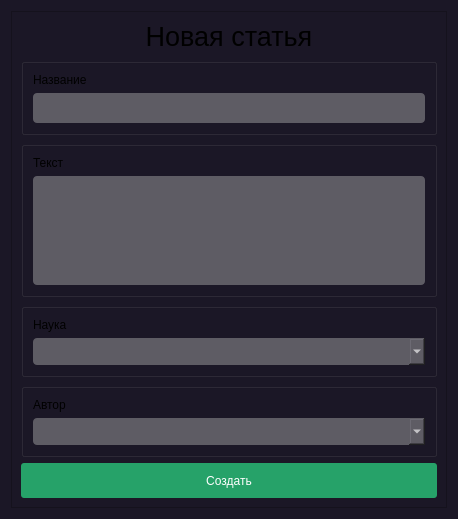
<?xml version="1.0" encoding="UTF-8"?>
<ui version="4.0">
 <class>Dialog</class>
 <widget class="QDialog" name="Dialog">
  <property name="geometry">
   <rect>
    <x>0</x>
    <y>0</y>
    <width>458</width>
    <height>519</height>
   </rect>
  </property>
  <property name="windowTitle">
   <string>Create Article</string>
  </property>
  <property name="styleSheet">
   <string notr="true">background-color: rgb(27, 23, 38);</string>
  </property>
  <layout class="QVBoxLayout" name="verticalLayout">
   <item>
    <widget class="QFrame" name="frame">
     <property name="styleSheet">
      <string notr="true">QFrame {
	color: #FFFFFF;
};</string>
     </property>
     <property name="frameShape">
      <enum>QFrame::StyledPanel</enum>
     </property>
     <property name="frameShadow">
      <enum>QFrame::Raised</enum>
     </property>
     <layout class="QVBoxLayout" name="verticalLayout_7">
      <item>
       <widget class="QLabel" name="label">
        <property name="maximumSize">
         <size>
          <width>16777215</width>
          <height>50</height>
         </size>
        </property>
        <property name="autoFillBackground">
         <bool>false</bool>
        </property>
        <property name="styleSheet">
         <string notr="true">QLabel {
	font-size: 20pt;
	text-align: center;
}</string>
        </property>
        <property name="text">
         <string>Новая статья</string>
        </property>
        <property name="alignment">
         <set>Qt::AlignCenter</set>
        </property>
       </widget>
      </item>
      <item>
       <widget class="QGroupBox" name="groupBox">
        <property name="title">
         <string/>
        </property>
        <layout class="QVBoxLayout" name="verticalLayout_2">
         <item>
          <widget class="QLabel" name="label_2">
           <property name="text">
            <string>Название</string>
           </property>
          </widget>
         </item>
         <item>
          <widget class="QLineEdit" name="lineEdit">
           <property name="minimumSize">
            <size>
             <width>0</width>
             <height>30</height>
            </size>
           </property>
           <property name="styleSheet">
            <string notr="true">QLineEdit {
	background-color: rgb(94, 92, 100);
	border-radius: 4px;
	color: #FFFFFF;
	padding-left: 3px;
	padding-right: 3px;
}</string>
           </property>
           <property name="text">
            <string/>
           </property>
          </widget>
         </item>
        </layout>
       </widget>
      </item>
      <item>
       <widget class="QGroupBox" name="groupBox_2">
        <property name="title">
         <string/>
        </property>
        <layout class="QVBoxLayout" name="verticalLayout_3">
         <item>
          <widget class="QLabel" name="label_3">
           <property name="text">
            <string>Текст</string>
           </property>
          </widget>
         </item>
         <item>
          <widget class="QTextEdit" name="textEdit">
           <property name="minimumSize">
            <size>
             <width>0</width>
             <height>100</height>
            </size>
           </property>
           <property name="styleSheet">
            <string notr="true">QTextEdit {
	background-color: rgb(94, 92, 100);
	border-radius: 4px;
	color: #FFFFFF;
	padding-left: 3px;
	padding-right: 3px;
}</string>
           </property>
          </widget>
         </item>
        </layout>
       </widget>
      </item>
      <item>
       <widget class="QGroupBox" name="groupBox_5">
        <property name="title">
         <string/>
        </property>
        <layout class="QVBoxLayout" name="verticalLayout_6">
         <item>
          <widget class="QLabel" name="label_6">
           <property name="text">
            <string>Наука</string>
           </property>
          </widget>
         </item>
         <item>
          <widget class="QComboBox" name="comboBox">
           <property name="minimumSize">
            <size>
             <width>220</width>
             <height>27</height>
            </size>
           </property>
           <property name="maximumSize">
            <size>
             <width>16777215</width>
             <height>16777215</height>
            </size>
           </property>
           <property name="styleSheet">
            <string notr="true">QComboBox {
	background-color: rgb(94, 92, 100);
	border-radius: 4px;
	color: #FFFFFF;
}</string>
           </property>
          </widget>
         </item>
        </layout>
       </widget>
      </item>
      <item>
       <widget class="QGroupBox" name="groupBox_6">
        <property name="title">
         <string/>
        </property>
        <layout class="QVBoxLayout" name="verticalLayout_8">
         <item>
          <widget class="QLabel" name="label_7">
           <property name="text">
            <string>Автор</string>
           </property>
          </widget>
         </item>
         <item>
          <widget class="QComboBox" name="comboBox_2">
           <property name="minimumSize">
            <size>
             <width>220</width>
             <height>27</height>
            </size>
           </property>
           <property name="maximumSize">
            <size>
             <width>16777215</width>
             <height>16777215</height>
            </size>
           </property>
           <property name="styleSheet">
            <string notr="true">QComboBox {
	background-color: rgb(94, 92, 100);
	border-radius: 4px;
	color: #FFFFFF;
}</string>
           </property>
          </widget>
         </item>
        </layout>
       </widget>
      </item>
      <item>
       <widget class="QPushButton" name="addButton_6">
        <property name="sizePolicy">
         <sizepolicy hsizetype="Minimum" vsizetype="Minimum">
          <horstretch>0</horstretch>
          <verstretch>0</verstretch>
         </sizepolicy>
        </property>
        <property name="maximumSize">
         <size>
          <width>16777215</width>
          <height>40</height>
         </size>
        </property>
        <property name="cursor">
         <cursorShape>PointingHandCursor</cursorShape>
        </property>
        <property name="styleSheet">
         <string notr="true">QPushButton {
	background-color: rgb(38, 162, 105);
	border-radius: 3px;
	height: 35px;
	color: #FFFFFF;
}
QPushButton:hover {
	background-color: rgb(44, 186, 119);
}</string>
        </property>
        <property name="text">
         <string>Создать</string>
        </property>
       </widget>
      </item>
     </layout>
    </widget>
   </item>
  </layout>
 </widget>
 <resources/>
 <connections/>
</ui>
